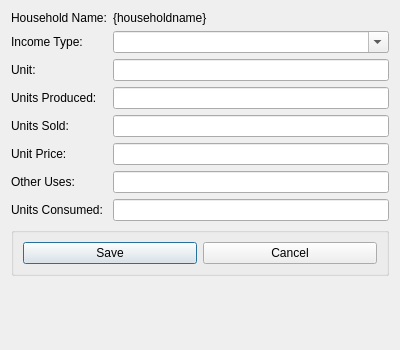
<?xml version="1.0" encoding="UTF-8"?>
<ui version="4.0">
 <class>AddHouseholdIncomeLivestock</class>
 <widget class="QDialog" name="AddHouseholdIncomeLivestock">
  <property name="geometry">
   <rect>
    <x>0</x>
    <y>0</y>
    <width>400</width>
    <height>350</height>
   </rect>
  </property>
  <property name="windowTitle">
   <string>Add Livestock Income</string>
  </property>
  <layout class="QFormLayout" name="formLayout">
   <item row="0" column="0">
    <widget class="QLabel" name="label">
     <property name="text">
      <string>Household Name:</string>
     </property>
    </widget>
   </item>
   <item row="0" column="1">
    <widget class="QLabel" name="lblHouseholdName">
     <property name="text">
      <string>{householdname}</string>
     </property>
    </widget>
   </item>
   <item row="1" column="0">
    <widget class="QLabel" name="label_2">
     <property name="text">
      <string>Income Type:</string>
     </property>
    </widget>
   </item>
   <item row="1" column="1">
    <widget class="QComboBox" name="cboIncomeType">
     <property name="editable">
      <bool>true</bool>
     </property>
    </widget>
   </item>
   <item row="2" column="0">
    <widget class="QLabel" name="label_7">
     <property name="text">
      <string>Unit:</string>
     </property>
    </widget>
   </item>
   <item row="2" column="1">
    <widget class="QLineEdit" name="txtUnitOfMeasure"/>
   </item>
   <item row="3" column="0">
    <widget class="QLabel" name="label_4">
     <property name="text">
      <string>Units Produced:</string>
     </property>
    </widget>
   </item>
   <item row="3" column="1">
    <widget class="QLineEdit" name="txtUnitsProduced"/>
   </item>
   <item row="4" column="0">
    <widget class="QLabel" name="label_3">
     <property name="text">
      <string>Units Sold:</string>
     </property>
    </widget>
   </item>
   <item row="4" column="1">
    <widget class="QLineEdit" name="txtUnitsSold"/>
   </item>
   <item row="6" column="1">
    <widget class="QLineEdit" name="txtUnitPrice"/>
   </item>
   <item row="7" column="0">
    <widget class="QLabel" name="label_8">
     <property name="text">
      <string>Other Uses:</string>
     </property>
    </widget>
   </item>
   <item row="7" column="1">
    <widget class="QLineEdit" name="txtUnitsOtherUses"/>
   </item>
   <item row="8" column="0">
    <widget class="QLabel" name="label_5">
     <property name="text">
      <string>Units Consumed:</string>
     </property>
    </widget>
   </item>
   <item row="8" column="1">
    <widget class="QLineEdit" name="txtUnitsConsumed"/>
   </item>
   <item row="9" column="0" colspan="2">
    <widget class="QGroupBox" name="groupBox">
     <property name="title">
      <string/>
     </property>
     <layout class="QHBoxLayout" name="horizontalLayout">
      <item>
       <widget class="QPushButton" name="cmdSave">
        <property name="text">
         <string>Save</string>
        </property>
        <property name="default">
         <bool>true</bool>
        </property>
       </widget>
      </item>
      <item>
       <widget class="QPushButton" name="cmdCancel">
        <property name="text">
         <string>Cancel</string>
        </property>
       </widget>
      </item>
     </layout>
    </widget>
   </item>
   <item row="6" column="0">
    <widget class="QLabel" name="label_6">
     <property name="text">
      <string>Unit Price:</string>
     </property>
    </widget>
   </item>
  </layout>
 </widget>
 <tabstops>
  <tabstop>cboIncomeType</tabstop>
  <tabstop>txtUnitOfMeasure</tabstop>
  <tabstop>txtUnitsProduced</tabstop>
  <tabstop>txtUnitsSold</tabstop>
  <tabstop>txtUnitPrice</tabstop>
  <tabstop>txtUnitsOtherUses</tabstop>
  <tabstop>txtUnitsConsumed</tabstop>
  <tabstop>cmdSave</tabstop>
  <tabstop>cmdCancel</tabstop>
 </tabstops>
 <resources/>
 <connections>
  <connection>
   <sender>cmdCancel</sender>
   <signal>clicked()</signal>
   <receiver>AddHouseholdIncomeLivestock</receiver>
   <slot>mdiClose()</slot>
   <hints>
    <hint type="sourcelabel">
     <x>329</x>
     <y>290</y>
    </hint>
    <hint type="destinationlabel">
     <x>219</x>
     <y>273</y>
    </hint>
   </hints>
  </connection>
  <connection>
   <sender>cmdSave</sender>
   <signal>clicked()</signal>
   <receiver>AddHouseholdIncomeLivestock</receiver>
   <slot>saveIncome()</slot>
   <hints>
    <hint type="sourcelabel">
     <x>62</x>
     <y>288</y>
    </hint>
    <hint type="destinationlabel">
     <x>130</x>
     <y>279</y>
    </hint>
   </hints>
  </connection>
  <connection>
   <sender>cboIncomeType</sender>
   <signal>currentIndexChanged(int)</signal>
   <receiver>AddHouseholdIncomeLivestock</receiver>
   <slot>displayUnitOfMeasure()</slot>
   <hints>
    <hint type="sourcelabel">
     <x>341</x>
     <y>48</y>
    </hint>
    <hint type="destinationlabel">
     <x>346</x>
     <y>98</y>
    </hint>
   </hints>
  </connection>
 </connections>
 <slots>
  <slot>saveIncome()</slot>
  <slot>displayUnitOfMeasure()</slot>
  <slot>mdiClose()</slot>
 </slots>
</ui>
